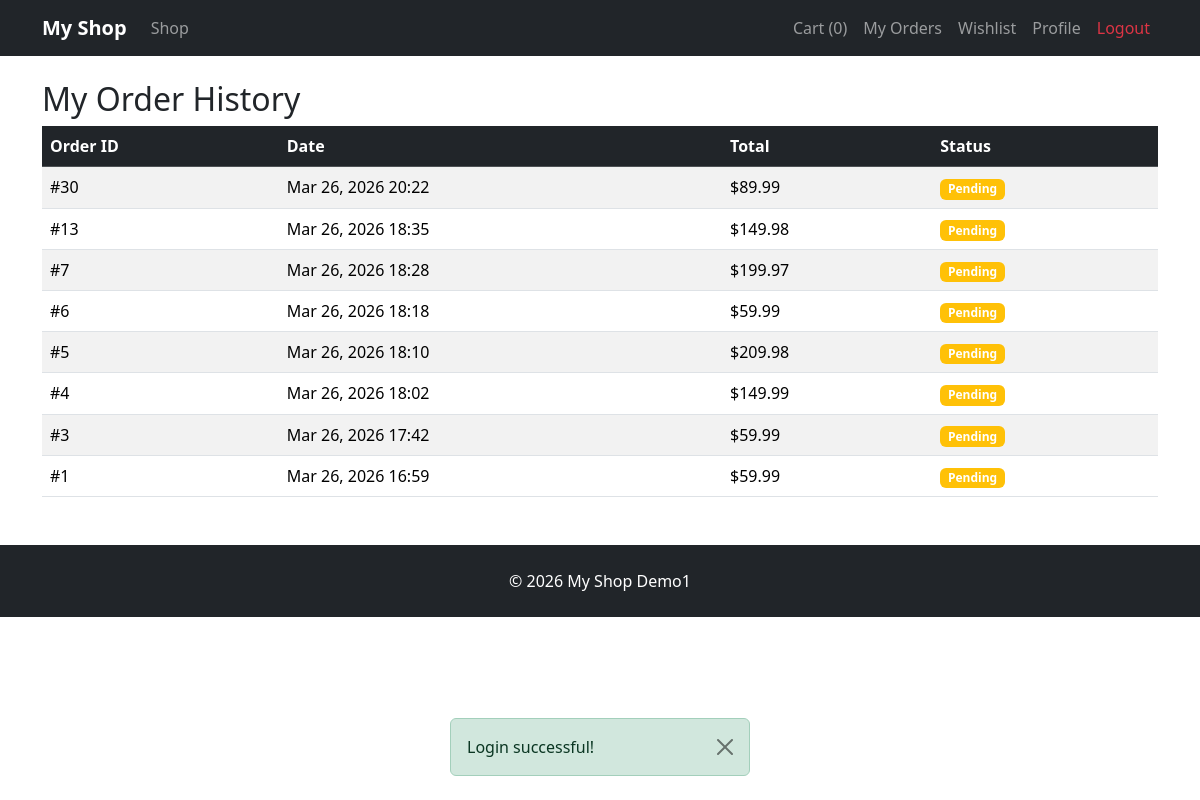
/PHP01/Projects/Project_2_Ecommerce_Website/demo1/index.php?controller=order&action=index (signed in), run on the app's committed database.
### tables this page shows
CREATE TABLE `orders` (
  `id` int(11) NOT NULL,
  `user_id` int(11) DEFAULT NULL,
  `total` decimal(10,2) NOT NULL,
  `status` enum('pending','processing','shipped','delivered','cancelled') DEFAULT 'pending',
  `created_at` timestamp NOT NULL DEFAULT current_timestamp()
);

### controllers/OrderController.php (called while the page is built, shortened)
<?php
class OrderController {
    public function index() {
        $orderModel = new Order();
        $orders = $orderModel->getUserOrders($_SESSION["user_id"]);
        require "views/orders/index.php";
    }
}
?>

### models/Order.php (called while the page is built, shortened)
<?php
class Order {
    private $pdo;
    public function __construct() { global $pdo; $this->pdo = $pdo; }
    public function getUserOrders($userId) {
        $stmt = $this->pdo->prepare("SELECT * FROM orders WHERE user_id = ? ORDER BY created_at DESC");
        $stmt->execute([$userId]);
        return $stmt->fetchAll();
    }
}
?>

### views/orders/index.php (the view)
<?php require "views/layouts/header.php"; ?>
<h2>My Order History</h2>
<?php if (empty($orders)): ?>
    <div class="alert alert-info">You have no orders yet.</div>
<?php else: ?>
    <table class="table table-striped">
        <thead class="table-dark">
            <tr>
                <th>Order ID</th>
                <th>Date</th>
                <th>Total</th>
                <th>Status</th>
            </tr>
        </thead>
        <tbody>
            <?php foreach ($orders as $order): ?>
            <tr>
                <td>#<?php echo $order["id"]; ?></td>
                <td><?php echo date("M d, Y H:i", strtotime($order["created_at"])); ?></td>
                <td>$<?php echo number_format($order["total"], 2); ?></td>
                <td>
                    <span class="badge bg-<?php echo $order["status"] === "pending" ? "warning" : "success"; ?>">
                        <?php echo ucfirst($order["status"]); ?>
                    </span>
                </td>
            </tr>
            <?php endforeach; ?>
        </tbody>
    </table>
<?php endif; ?>
<?php require "views/layouts/footer.php"; ?>

### data on the page
orders: id "30", created_at "Mar 26, 2026 20:22", total "89.99", status "Pending"
orders: id "13", created_at "Mar 26, 2026 18:35", total "149.98", status "Pending"
orders: id "7", created_at "Mar 26, 2026 18:28", total "199.97", status "Pending"
orders: id "6", created_at "Mar 26, 2026 18:18", total "59.99", status "Pending"
orders: id "5", created_at "Mar 26, 2026 18:10", total "209.98", status "Pending"
orders: id "4", created_at "Mar 26, 2026 18:02", total "149.99", status "Pending"
orders: id "3", created_at "Mar 26, 2026 17:42", total "59.99", status "Pending"
orders: id "1", created_at "Mar 26, 2026 16:59", total "59.99", status "Pending"

### other printed values
count(getCart()) "0"
$_SESSION["success"] "Login successful!"
